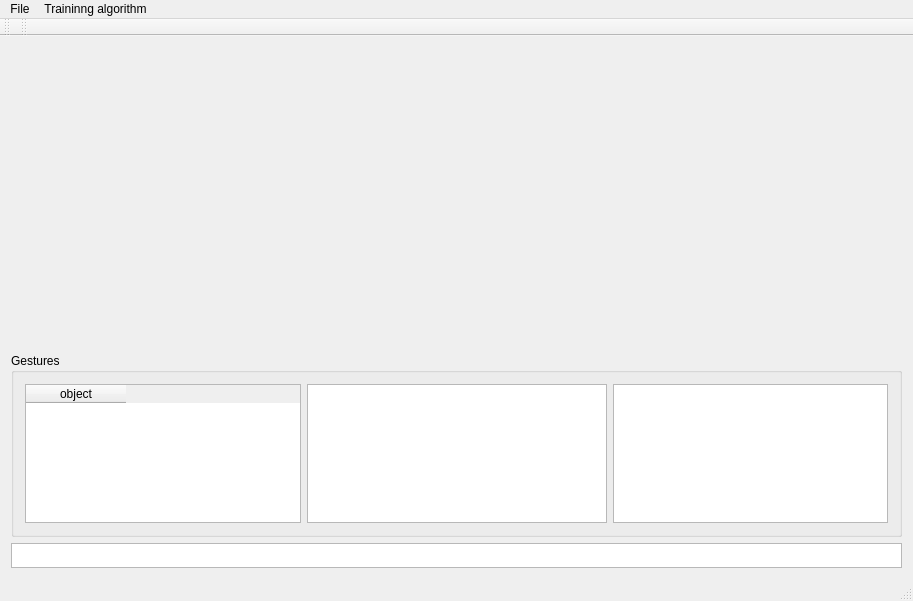
<?xml version="1.0" encoding="UTF-8"?>
<ui version="4.0">
 <class>MouseGestures</class>
 <widget class="QMainWindow" name="MouseGestures">
  <property name="geometry">
   <rect>
    <x>0</x>
    <y>0</y>
    <width>913</width>
    <height>601</height>
   </rect>
  </property>
  <property name="windowTitle">
   <string>MouseGestures</string>
  </property>
  <property name="dockNestingEnabled">
   <bool>true</bool>
  </property>
  <property name="autoScrillMargin" stdset="0">
   <bool>true</bool>
  </property>
  <widget class="QWidget" name="centralWidget">
   <layout class="QVBoxLayout" name="verticalLayout">
    <item>
     <widget class="QWidget" name="widget" native="true">
      <property name="minimumSize">
       <size>
        <width>0</width>
        <height>300</height>
       </size>
      </property>
     </widget>
    </item>
    <item>
     <widget class="QGroupBox" name="gbGestures">
      <property name="minimumSize">
       <size>
        <width>489</width>
        <height>0</height>
       </size>
      </property>
      <property name="title">
       <string>Gestures</string>
      </property>
      <layout class="QHBoxLayout" name="horizontalLayout">
       <item>
        <widget class="QTableWidget" name="twObjectPathTable">
         <property name="minimumSize">
          <size>
           <width>100</width>
           <height>0</height>
          </size>
         </property>
         <property name="autoFillBackground">
          <bool>false</bool>
         </property>
         <column>
          <property name="text">
           <string>object</string>
          </property>
         </column>
        </widget>
       </item>
       <item>
        <widget class="QGraphicsView" name="gvGesture">
         <property name="minimumSize">
          <size>
           <width>300</width>
           <height>101</height>
          </size>
         </property>
        </widget>
       </item>
       <item>
        <widget class="QGraphicsView" name="gvEditGesture"/>
       </item>
      </layout>
     </widget>
    </item>
    <item>
     <widget class="QTextEdit" name="teObject">
      <property name="maximumSize">
       <size>
        <width>16777215</width>
        <height>25</height>
       </size>
      </property>
      <property name="readOnly">
       <bool>true</bool>
      </property>
     </widget>
    </item>
   </layout>
  </widget>
  <widget class="QMenuBar" name="menuBar">
   <property name="geometry">
    <rect>
     <x>0</x>
     <y>0</y>
     <width>913</width>
     <height>21</height>
    </rect>
   </property>
   <widget class="QMenu" name="menuFile">
    <property name="title">
     <string>File</string>
    </property>
    <addaction name="actionOpen"/>
    <addaction name="actionSave"/>
    <addaction name="separator"/>
    <addaction name="actionOpen_test_gestures"/>
    <addaction name="actionSave_test_gestures"/>
    <addaction name="actionTest"/>
   </widget>
   <widget class="QMenu" name="menuTraininng_algorithm">
    <property name="title">
     <string>Traininng algorithm</string>
    </property>
    <addaction name="actionGenerate_gestures"/>
   </widget>
   <addaction name="menuFile"/>
   <addaction name="menuTraininng_algorithm"/>
  </widget>
  <widget class="QToolBar" name="mainToolBar">
   <attribute name="toolBarArea">
    <enum>TopToolBarArea</enum>
   </attribute>
   <attribute name="toolBarBreak">
    <bool>false</bool>
   </attribute>
  </widget>
  <widget class="QStatusBar" name="statusBar"/>
  <widget class="QToolBar" name="toolBar">
   <property name="windowTitle">
    <string>toolBar</string>
   </property>
   <attribute name="toolBarArea">
    <enum>TopToolBarArea</enum>
   </attribute>
   <attribute name="toolBarBreak">
    <bool>false</bool>
   </attribute>
  </widget>
  <action name="actionOpen">
   <property name="text">
    <string>Open</string>
   </property>
  </action>
  <action name="actionSave">
   <property name="text">
    <string>Save</string>
   </property>
  </action>
  <action name="actionTest">
   <property name="text">
    <string>Test</string>
   </property>
  </action>
  <action name="actionGenerate_gestures">
   <property name="text">
    <string>Generate gestures</string>
   </property>
  </action>
  <action name="actionSave_test_gestures">
   <property name="text">
    <string>Save test gestures</string>
   </property>
  </action>
  <action name="actionOpen_test_gestures">
   <property name="text">
    <string>Open test gestures</string>
   </property>
  </action>
 </widget>
 <layoutdefault spacing="6" margin="11"/>
 <resources/>
 <connections/>
</ui>
